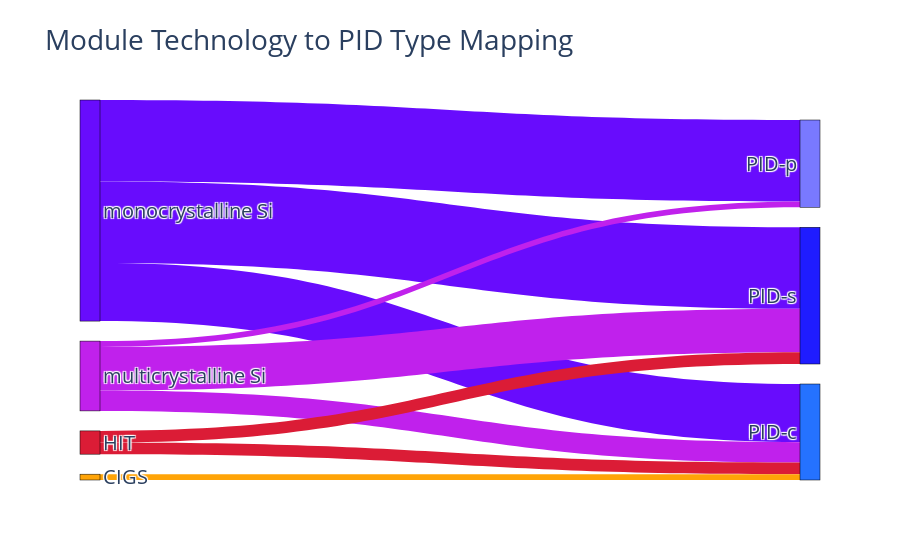

The cell this chart's notebook holds for it:
### Code cell
import plotly.graph_objects as go

# Define your labels and colors for nodes
labels = [
    "monocrystalline Si", "multicrystalline Si", "HIT", "CIGS",  # module tech
    "PID-s", "PID-p", "PID-c"              # PID types
]
colors = [
    "#680CFD",  # mono-c-Si
    "#C021EC",  # multi-c-Si
    "#DB1C36",  # HIT
    "#FFA407",  # CIGS
    "#1F1CFF",  # PID-s
    "#7979FF",  # PID-p
    "#2572FF"   # PID-c
]

# Define source and target nodes
source = [0, 0, 0, 1, 1, 1, 2, 2, 2, 3, 3, 3]
target = [4, 5, 6, 4, 5, 6, 4, 5, 6, 4, 5, 6]
value =  [28, 28, 20, 15, 2, 7, 4, 0, 4, 0, 0, 2]

# Map link colors to the source node's color
link_colors = [colors[s] for s in source]

# Create the Sankey diagram
fig = go.Figure(data=go.Sankey(
    node=dict(
        pad=20,
        thickness=20,
        line=dict(color="black", width=0.5),
        label=labels,
        color=colors
    ),
    link=dict(
        source=source,
        target=target,
        value=value,
        color=link_colors
    )
))

fig.update_layout(title_text="Module Technology to PID Type Mapping", font_size=20)
fig.show()

### Figure 1 — Plotly figure (JSON) as saved in the notebook; plotly's stock layout.template omitted (floating-point values rounded to 4 significant figures)
{"data": [{"link": {"color": ["#680CFD", "#680CFD", "#680CFD", "#C021EC", "#C021EC", "#C021EC", "#DB1C36", "#DB1C36", "#DB1C36", "#FFA407", "#FFA407", "#FFA407"], "source": [0, 0, 0, 1, 1, 1, 2, 2, 2, 3, 3, 3], "target": [4, 5, 6, 4, 5, 6, 4, 5, 6, 4, 5, 6], "value": [28, 28, 20, 15, 2, 7, 4, 0, 4, 0, 0, 2]}, "node": {"color": ["#680CFD", "#C021EC", "#DB1C36", "#FFA407", "#1F1CFF", "#7979FF", "#2572FF"], "label": ["monocrystalline Si", "multicrystalline Si", "HIT", "CIGS", "PID-s", "PID-p", "PID-c"], "line": {"color": "black", "width": 0.5}, "pad": 20, "thickness": 20}, "type": "sankey"}], "layout": {"font": {"size": 20}, "title": {"text": "Module Technology to PID Type Mapping"}}}
